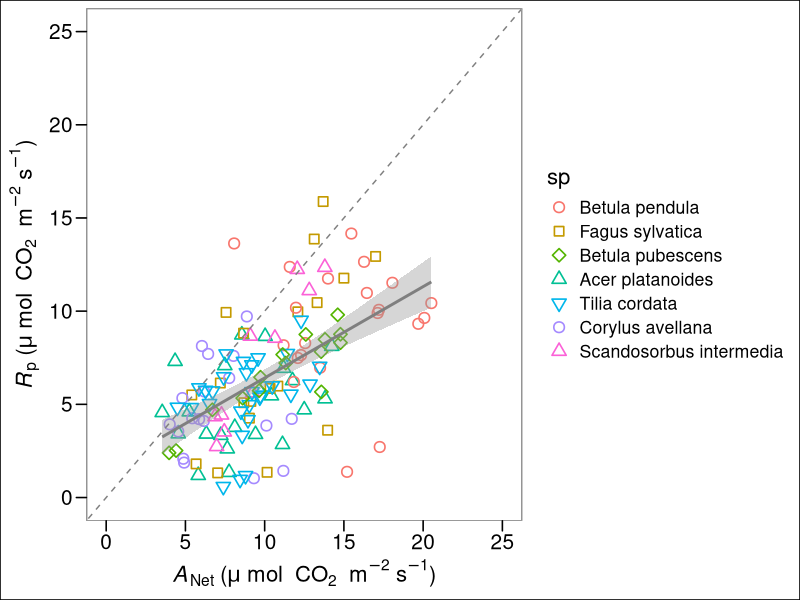
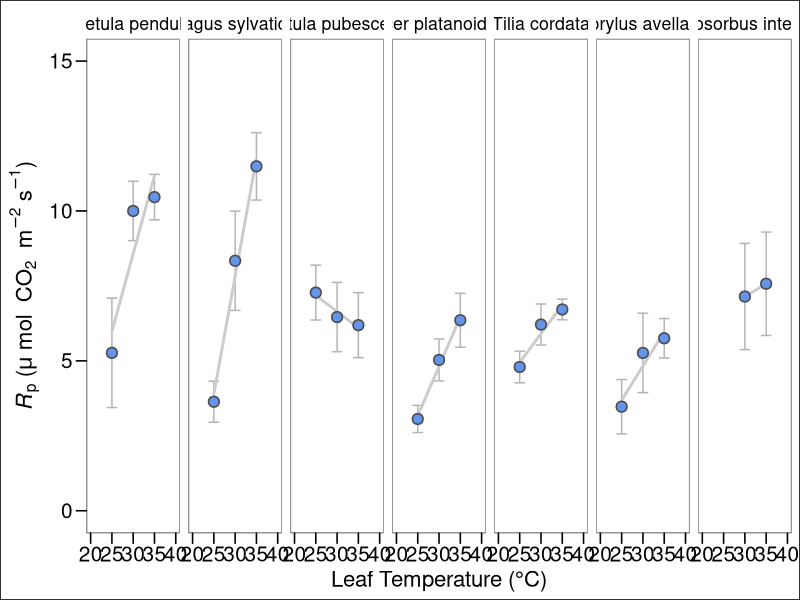
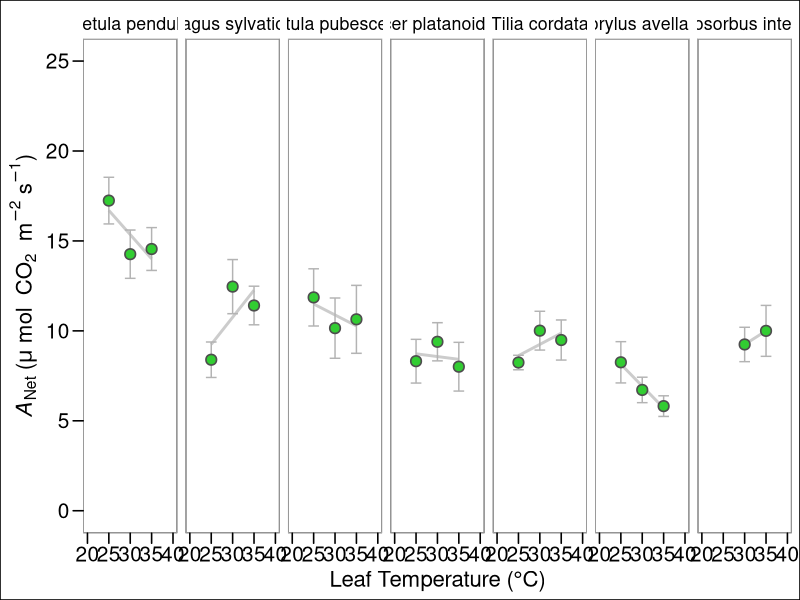
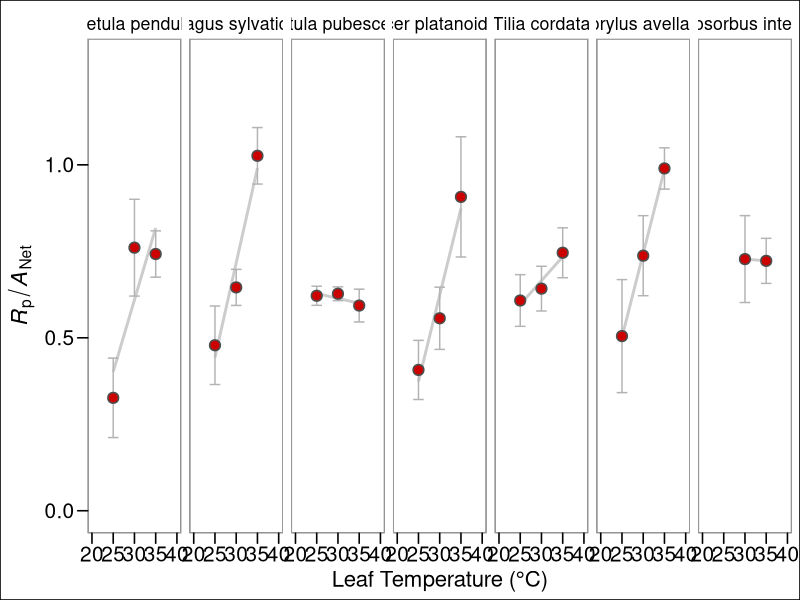
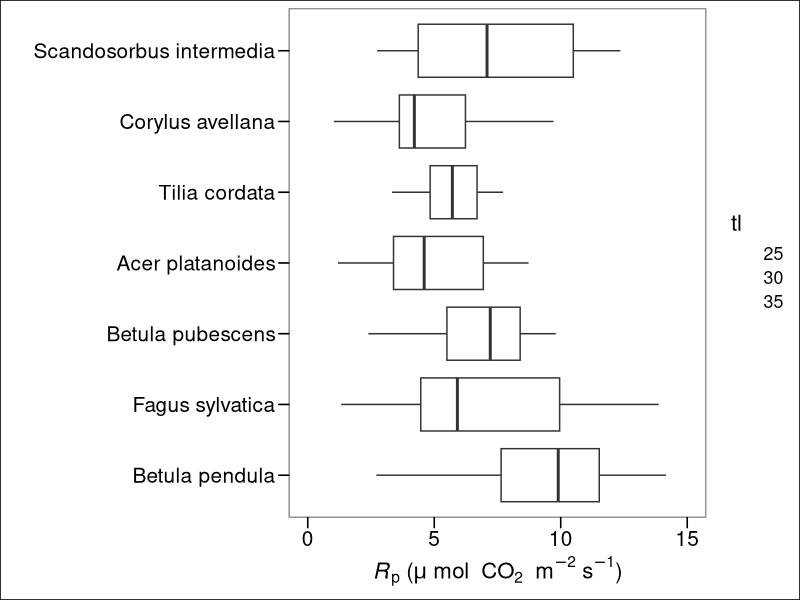
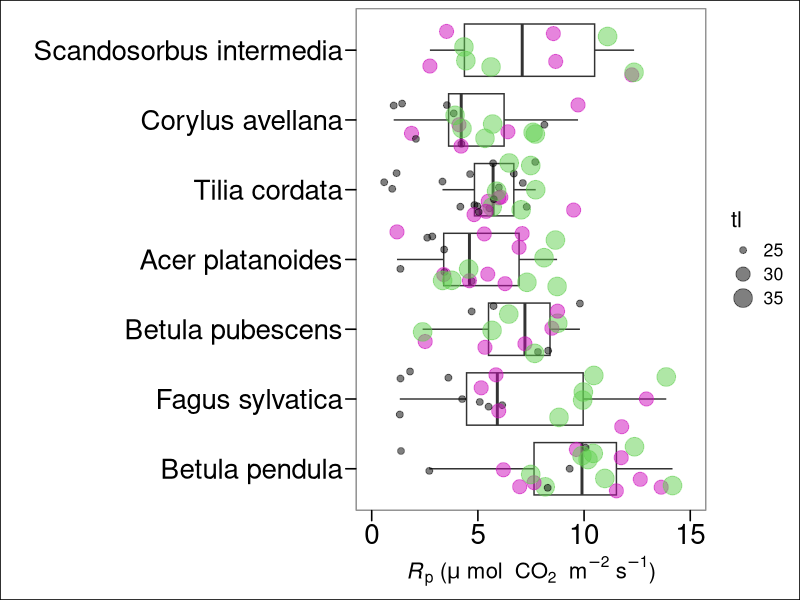
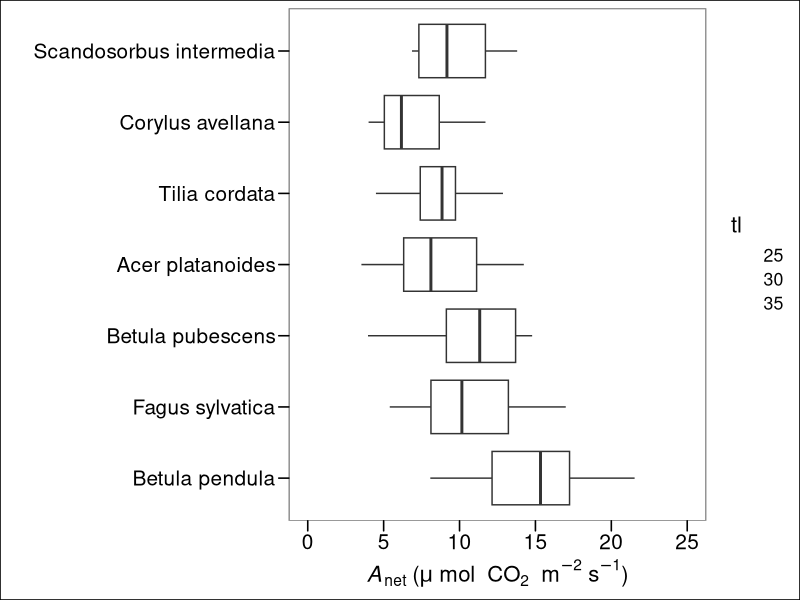
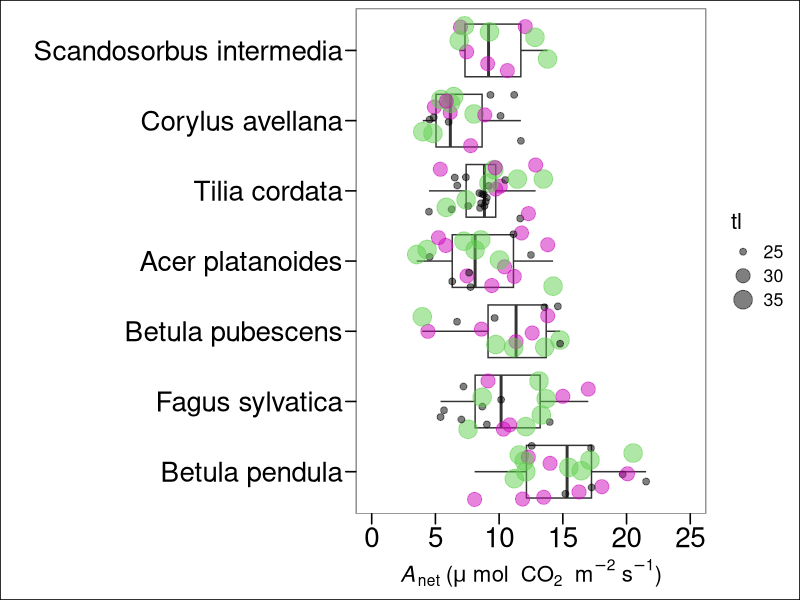

Here is the R script that generated these plots, in order: (Note: this script raises an error after producing the figures.)
#install.packages("Hmisc", dependencies = T)
#
# packages_to_load <- c("drc", "bbmle", "labelled", "MALDIquant", 
#                      "magicfor", "ggplot2", "ggpubr", "ggpmisc", "tidyverse", #"broom", 
#                     "Hmisc", "plotly", "PairedData", "DescTools", 
#                     "generalhoslem", "graphics", "nls2", "plyr",
#                     "ggthemes", "ggpubr", "signal", "segmented")
#
# lapply(packages_to_load, library, character.only = TRUE)

## lable ----
ytleaf          <- expression("T"["leaf"]~degree~"C")
photorate       <- expression("" ~mu ~ mol ~ "CO"[2]~m^{-2} ~ "s"^{-1})
labrsq          <- expression(R^{2}~"=")
labvpdl         <- "VPD (kPa)"
lab_photo       <- expression(paste(italic(A)[Net], ' (', mu * ~'mol'~ " CO"[2]~' m'^{-2}*' s'^{-1}*')'))
lab_photo1      <- expression(paste(italic(A)[Net], ' (', mu * 'mol m'^{-2}*'s'^{-1}*')'))
lab_Tleaf       <- expression(paste("Leaf temperature (", degree,"C)"))
labcond         <- expression("g"["s"]~~"in"~mol~H[2]*O~m^{-2}~s^{-1})
labcond1        <- expression("Conductance to "~H[2]*O~"in"~mol~H[2]*O~m^{-2}~s^{-1})
labtrmmol       <- expression("E"~~"in"~mol~H[2]*O~m^{-2}~s^{-1})
etrrate         <- expression("" ~mu ~ mol ~"photon" ~m^{-2} ~ "s"^{-1})
photorate       <- expression("" ~mu ~ mol ~ "CO"[2]~m^{-2} ~ "s"^{-1})
labgs           <- expression(paste(italic(g[s])*" ("~mol[H[2]*O]~m^{-2}~s^{-1}~")"))


## data processing ---- Load ONE of the following csv's


# Species
df <- read.csv("Data/Uppsala-2024-Summer-Photorespiration-SpotMes-TreeSpp.csv", header = T, stringsAsFactors = T, sep = ";")


# Ecotypes

df <- read.csv("Data/Uppsala-2024-Summer-Photorespiration-SpotMes-Birch-Ecotypes.csv", header = T, stringsAsFactors = T, sep = ";")


###### Photorespiration rate calculation loop -----------------------------------------------------

## use the following filters as necessary
df     <- subset(df, dq == "yes") # eliminates unreliable values.

df$pairid <- paste0(df$sprp, "-", df$setTleaf)

df$pairid <- as.factor(df$pairid)


length(unique(df$pairid))       # individual runs + season

dflist    <-   split(df,list(df$pairid))
dflist    <-   split(df,unique(list(df$pairid)))
dflist    <-   dflist[sapply(dflist, nrow)>0] 

setwd("output")


correct_RD <- function(data, output_path){
  
  ColumnNames <- c("sp","treeid","setTleaf",
             "anet.21p",    
             "anet.0p",
             "Rd",
             "corranet",
             "anet.delta",
             "pr.CO2", 
             "pr.real",
             "pr.percent",    
             "gsw.21p",    
             "gsw.0p",     
             "gsw.delta",  
             "gsw.percent",
             "E.21p",     
             "E.0p",      
             "E.delta",   
             "E.percent", 
             "ETR.21p",     
             "ETR.0p",
             "ETR.delta",   
             "ETR.percent",
             "JT",
             "JO1",
             "JC1",
             "JO2",
             "JC2",
             "JO1.percent",
             "JC1.percent",
             "JO2.percent",
             "JC2.percent",
             "NPQ.21p",
             "NPQ.0p",
             "NPQ.delta",
             "NPQ.percent")
  
  output_data <- data.frame(matrix(nrow = 0, ncol = length(ColumnNames)))
  names(output_data) <- ColumnNames

  for(dataIdx in 1:length(data)){
    
    speciesdata <- data[[dataIdx]]
    if(nrow(speciesdata) != 2){
      print(names(dflist)[dataIdx])
      print(nrow(speciesdata))
      next
    }
    
    
    sp               <-     speciesdata$sp[1]
    treeid           <-     speciesdata$treeid[1]
    setTleaf         <-     speciesdata$setTleaf[1]
    
    p21              <-     subset(speciesdata, olev == "21p")    
    p0               <-     subset(speciesdata, olev == "0p")
    
    anet.21p         <-     p21$A
    anet.0p          <-     p0$A
     
    
    # Calculate corrected Anet. The values for slope and intercept       where calculated using values taken from the literature. 
    
    Rd               <-      0.05554*anet.21p+ 0.11395 
    corranet         <-      anet.21p-Rd          
    # "corranet" is Anet corrected for Rd
    
    
    anet.delta       <-      anet.0p - anet.21p
    pr.CO2           <-      anet.delta * 0.5
    pr.real          <-      anet.delta + pr.CO2
    pr.percent       <-      pr.real/anet.21p
    
    gsw.21p          <-      p21$gsw
    gsw.0p           <-      p0$gsw
    gsw.delta        <-      p0$gsw - p21$gsw
    gsw.percent      <-      gsw.delta/p21$gsw
    
    
    E.21p            <-      p21$E
    E.0p             <-      p0$E
    E.delta          <-      p0$E - p21$E
    E.percent        <-      E.delta/p21$E
    
    
    ETR.21p          <-      p21$ETR
    ETR.0p           <-      p0$ETR
    ETR.delta        <-      p0$ETR - p21$ETR
    ETR.percent      <-      ETR.delta/p21$ETR
    JT               <-      ETR.21p + ETR.0p
    JO1              <-      pr.percent * JT
    JC1              <-      JT-JO1
    JO2              <-      ((2/3)*(JT-4*(anet.21p)))
    JC2              <-      ((1/3)*(JT+8*(anet.21p)))
    JO1.percent      <-      JO1/JT
    JC1.percent      <-      JC1/JT
    JO2.percent      <-      JO2/JT
    JC2.percent      <-      JC2/JT
    
    
    NPQ.21p          <-      p21$NPQ
    NPQ.0p           <-      p0$NPQ
    NPQ.delta        <-      NPQ.0p - NPQ.21p
    NPQ.percent      <-      NPQ.delta/NPQ.21p
    
    new_data = data.frame(as.character(sp),
                          as.character(treeid),
                          as.character(setTleaf), 
                          anet.21p,    
                          anet.0p,     
                          Rd, 
                          corranet,
                          anet.delta,
                          pr.CO2,
                          pr.real,
                          pr.percent,
                          gsw.21p,    
                          gsw.0p,     
                          gsw.delta,  
                          gsw.percent,
                          p21$E,     
                          E.0p,      
                          E.delta,   
                          E.percent, 
                          ETR.21p,     
                          ETR.0p,   
                          ETR.delta,   
                          ETR.percent,
                          JT,
                          JO1,
                          JC1,
                          JO2,
                          JC2,
                          JO1.percent,
                          JC1.percent,
                          JO2.percent,
                          JC2.percent,
                          NPQ.21p,
                          NPQ.0p,
                          NPQ.delta, 
                          NPQ.percent)
    
    names(new_data) <- names(output_data)
    output_data <- rbind(output_data, new_data)
    
    
  }
  
  file_path = paste(output_path, "species-output.csv", sep = "/")
  if(!dir.exists(output_path)){
    dir.create(output_path, recursive = T)
  }
  
  
  index <- 1
  while(file.exists(file_path)){
    file_path <- paste(output_path, paste("species-output", as.character(index), ".csv", sep =""), sep = "/")
    index = index + 1
  }
 
  

  write.table(output_data, file = file_path, 
              row.names = FALSE, col.names = T, sep = ";")
}

correct_RD(dflist, "./")


####### plotting output -------


outs <- read.csv("species-output.csv", stringsAsFactors = T, sep = ";")

outs$sp <- factor(outs$sp, levels = c(
  "Betula pendula",         
  "Fagus sylvatica",         
  "Betula pubescens",       
  "Acer platanoides", 
  "Tilia cordata",
  "Corylus avellana",       
  "Scandosorbus intermedia"))



# Making the table for the concatenated PR values for each species and each temperature point.
library(stats)
library(base)
library(dplyr)
library(ggplot2)




## Plotting absolute Rp over temp##---------------------------------###

## Figure 1A ----
svg(filename = "pr-raw-new.svg", width = 16, height = 4.5, bg = "transparent")
absolute.table <- outs %>%
  group_by(sp, setTleaf) %>%
  summarise(pr.real.avg = mean(pr.real),
            se = sd(pr.real)/ sqrt(length(pr.real)))

ggplot(absolute.table, aes(y = pr.real.avg, x=setTleaf, group=sp))+
  geom_errorbar(aes(ymin=pr.real.avg-se, ymax=pr.real.avg+se),col ="grey70", width= 2.5)+ #pmin can be used to cap the ymax. (e.g., pmin(pr.real.avg+se, 1.0))
  geom_smooth(se = F, method="lm", col = "grey80")+
  geom_point(col="grey30", size = 3, pch = 21, fill = "cornflowerblue", stroke = 0.85)+
  # stat_regline_equation(data = outs, aes(x = setTleaf, y=pr.real, label = paste(..eq.label.., ..adj.rr.label.., paste("p = ", ..p.value..), sep = "~~~")),
  # formula = y~x,
  # label.x =22, label.y = 1.5)+
  facet_wrap(~sp, ncol = 7) +
  scale_y_continuous(limits = c(0, 15), name = expression(paste(italic(R)[p], ' (', mu * ~'mol'~ " CO"[2]~' m'^{-2}*' s'^{-1}*')')))+
  scale_x_continuous(limits = c(20,40), name = "Leaf Temperature (°C)")+
  ggthemes::theme_base() +
theme(axis.text.y = element_text(size = 15), 
      axis.text.x = element_text(size = 15),
      panel.border = element_rect(color = "grey70"))
dev.off()


### Plot showing Anet 21p over temp##-------------------------------###
## Figure 1B ----

svg(filename = "anet21-raw-new.svg", width = 16, height = 4.5, bg = "transparent")

anet.table <- outs %>%
  group_by(sp, setTleaf) %>%
  summarise(anet.21p.avg = mean(anet.21p),
            se = sd(anet.21p) / sqrt(length(anet.21p)))

ggplot(anet.table, aes(y = anet.21p.avg, x=setTleaf, group=sp))+
  geom_smooth(se = F, method="lm", col = "grey80")+
  geom_errorbar(aes(ymin=anet.21p.avg-se, ymax=anet.21p.avg+se),col ="grey70", width= 2.5) +
  geom_point(col="grey30", size = 3, pch = 21, fill = "limegreen", stroke = 0.85)+
  # stat_regline_equation(data = outs, aes(x = setTleaf, y=anet.21p, label = paste(..eq.label.., ..adj.rr.label.., paste("p = ", ..p.value..), sep = "~~~")),
  # formula = y~x,
  # label.x =22, label.y = 1.5)+
  facet_wrap(~sp, ncol = 7) +
  scale_y_continuous(limits = c(0, 25), name = expression(paste(italic(A)[Net], ' (', mu * ~'mol'~ " CO"[2]~' m'^{-2}*' s'^{-1}*')')))+
  scale_x_continuous(limits = c(20,40), name = "Leaf Temperature (°C)")+
  ggthemes::theme_base()+
  theme(axis.text.y = element_text(size = 15), 
        axis.text.x = element_text(size = 15),
        panel.border = element_rect(color = "grey70"))
dev.off()





###Plot of pr.percent##-----------------------------------------###
svg(filename = "pr-percent-new.svg", width = 16, height = 4.5, bg = "transparent")



percent.table <- outs %>%
  group_by(sp, setTleaf) %>%
  summarise(pr.percent.avg = mean(pr.percent),
            se = sd(pr.percent)/ sqrt(length(pr.percent)))


ggplot(percent.table, aes(y = pr.percent.avg, x=setTleaf, group=sp))+
  #pmin can be used to cap the ymax. (e.g., pmin(pr.real.avg+se, 1.0))
  geom_smooth(se = F, method="lm", col = "grey80")+
  # ggpmisc::stat_poly_eq(
  #   data = outs,
  #   formula = y ~ x,
  #   aes(x = setTleaf, y = pr.percent, label = paste(after_stat(p.value.label), sep = "~~~")),
  #   label.x = 22,
  #   label.y = 1.5,
  # )+
  geom_errorbar(aes(ymin=pr.percent.avg-se, ymax=pr.percent.avg+se),col ="grey70", width= 2.5)+
  geom_point(col="grey30", size = 3, pch = 21, fill = "red3", stroke = 0.85)+
  # stat_regline_equation(data = outs, aes(x = setTleaf, y=pr.real, label = paste(..eq.label.., ..adj.rr.label.., paste("p = ", ..p.value..), sep = "~~~")),
  # formula = y~x,
  # label.x =22, label.y = 1.5)+
  facet_wrap(~sp, ncol = 7)+
  scale_y_continuous(limits = c(0, 1.3), name = 
                       expression(paste(italic(R)[p]/italic(A)[Net])))+
  scale_x_continuous(limits = c(20,40), name = "Leaf Temperature (°C)")+
  ggthemes::theme_base() +
  theme(axis.text.y = element_text(size = 15), 
        axis.text.x = element_text(size = 15),
        panel.border = element_rect(color = "grey70")) 
dev.off()


##---------------------------------------------------------##


###########

outs$tl <- as.factor(outs$setTleaf)



## photorespiration across species boxplot (ignoring temp). First one is for just the relationship, the second one shows the temperature spread.

svg(filename = "Rp-species.svg", width = 12, height = 6, bg = "transparent")

ggplot(outs, aes(y = pr.real, x=sp)) +
  geom_boxplot(aes(x = sp, y = pr.real), outliers =  F)  +
  geom_jitter(aes(size = tl),  color = "grey", alpha = 0) +
  
  xlab(" ") +
  scale_y_continuous(limits = c(0,15), 
                     name = expression(paste(italic(R)[p], ' (', mu * ~'mol'~ " CO"[2]~' m'^{-2}*' s'^{-1}*')')))+
  ggthemes::theme_base()+
  theme(axis.text.y = element_text(size = 15), 
        axis.text.x = element_text(size = 15),
        panel.border = element_rect(color = "grey70")) +
  coord_flip()
dev.off()



svg(filename = "Rp-species-spotted.svg", width = 12, height = 6, bg = "transparent")

ggplot(outs, aes(y = pr.real, x=sp)) +
  geom_boxplot(aes(x = sp, y = pr.real), outliers =  F)  +
  geom_jitter(aes(size = tl), color = as.factor(outs$setTleaf), alpha = 0.5) +
  xlab(" ") +
  scale_y_continuous(limits = c(0,15), 
                     name = expression(paste(italic(R)[p], ' (', mu * ~'mol'~ " CO"[2]~' m'^{-2}*' s'^{-1}*')')))+
  ggthemes::theme_base()+
  theme(axis.text.y = element_text(size = 20), 
        axis.text.x = element_text(size = 20),
        panel.border = element_rect(color = "grey70")) +
  coord_flip()
dev.off()



###------- Mixed effects models for Rp----##

mod4 <- nlme::lme(pr.real ~  sp, data = outs, 
                  random = ~1|treeid, 
                  method = "REML", 
                  na.action=na.omit) ; anova(mod4)

mod4 <- nlme::lme(pr.real ~  setTleaf, data = outs, 
                  random = ~1|sp, 
                  method = "REML", 
                  na.action=na.omit) ; anova(mod4)

mod4 <- nlme::lme(pr.real ~  sp * setTleaf, data = outs, 
                  random = ~1|treeid, 
                  method = "REML", 
                  na.action=na.omit) ; anova(mod4)

###----Test for pr.percent----------------#####


mod6 <- nlme::lme(pr.percent ~  sp, data = outs, 
                  random = ~1|treeid, 
                  method = "REML", 
                  na.action=na.omit) ; anova(mod6)

mod6 <- nlme::lme(pr.percent ~  setTleaf, data = outs, 
                  random = ~1|sp, 
                  method = "REML", 
                  na.action=na.omit) ; anova(mod6)


mod6 <- nlme::lme(pr.percent ~  sp * setTleaf, data = outs, 
                  random = ~1|treeid, 
                  method = "REML", 
                  na.action=na.omit) ; anova(mod6)


#------------------------------#


## photosynthesis across species boxplot (ignoring temp). First one is for just the relationship, the second one shows the temperature spread.

svg(filename = "Anet-species.svg", width = 12, height = 6, bg = "transparent")

ggplot(outs, aes(y = anet.21p, x=sp)) +
  geom_boxplot(aes(x = sp, y = anet.21p), outliers =  F)  +
  geom_jitter(aes(size = tl),  color = "grey", alpha = 0) +
  
  xlab(" ") +
  scale_y_continuous(limits = c(0,25), 
                     name = expression(paste(italic(A)[net], ' (', mu * ~'mol'~ " CO"[2]~' m'^{-2}*' s'^{-1}*')')))+
  ggthemes::theme_base()+
  theme(axis.text.y = element_text(size = 15), 
        axis.text.x = element_text(size = 15),
        panel.border = element_rect(color = "grey70")) +
  coord_flip()
dev.off()


svg(filename = "Anet-species-spotted.svg", width = 12, height = 6, bg = "transparent")

ggplot(outs, aes(y = anet.21p, x=sp)) +
  geom_boxplot(aes(x = sp, y = anet.21p), outliers =  F)  +
  geom_jitter(aes(size = tl), color = as.factor(outs$setTleaf), alpha = 0.5) +
  xlab(" ") +
  scale_y_continuous(limits = c(0,25), 
                     name = expression(paste(italic(A)[net], ' (', mu * ~'mol'~ " CO"[2]~' m'^{-2}*' s'^{-1}*')')))+
  ggthemes::theme_base()+
  theme(axis.text.y = element_text(size = 20), 
        axis.text.x = element_text(size = 20),
        panel.border = element_rect(color = "grey70")) +
  coord_flip()
dev.off()


###------- Mixed effects models for Anet----##

mod5 <- nlme::lme(anet.21p ~  sp, data = outs, 
                  random = ~1|treeid, 
                  method = "REML", 
                  na.action=na.omit) ; anova(mod5)

mod5 <- nlme::lme(anet.21p ~  setTleaf, data = outs, 
                  random = ~1|sp, 
                  method = "REML", 
                  na.action=na.omit) ; anova(mod5)

mod5 <- nlme::lme(anet.21p ~  sp * setTleaf, data = outs, 
                  random = ~1|treeid, 
                  method = "REML", 
                  na.action=na.omit) ; anova(mod5)






### plotting averages 

pt <- outs %>%
  group_by(sp, setTleaf) %>%
  summarise(pr = mean(pr.real),
            prse = sd(pr.real)/sqrt(length(pr.real)),
            ps = mean(anet.21p),
            psse = sd(anet.21p)/ sqrt(length(anet.21p)))




svg(filename = "Rp-over-Anet-alltemp.svg", width = 10, height = 3.3, bg = "transparent")

ggplot(pt, aes(y = pr, x=ps, color = sp)) +
  geom_smooth(se = T, method="lm", col = "grey80") +
  geom_point(size = 3, stroke = 0.85, aes(color = sp, shape = sp)) +
  scale_x_continuous(limits = c(0, 20), 
                     name = expression(paste(italic(A)[Net], ' (', mu * ~'mol'~ " CO"[2]~' m'^{-2}*' s'^{-1}*')'))) +
  scale_y_continuous(limits = c(0,20), 
                     name = expression(paste(italic(R)[p], ' (', mu * ~'mol'~ " CO"[2]~' m'^{-2}*' s'^{-1}*')'))) +
  ggthemes::theme_base() +
  geom_errorbar(aes(ymin=pr-prse, ymax=pr+prse)) +
  geom_errorbarh(aes(xmin=ps-psse, xmax=ps+psse)) + 
  theme(axis.text.y = element_text(size = 15),
        axis.text.x = element_text(size = 15),
        panel.border = element_rect(color = "grey70")) +
  scale_shape_manual(values = c(21,22,23,24,25,1,2))+
  geom_abline(slope = 1, linetype = "dashed", color = "grey50") + 
  geom_point(size = 3, stroke = 0.85, aes(color = sp, shape = sp)) +
  facet_wrap(~setTleaf)

dev.off()


# Does higher photorespiration rates = higher photosynthesis rates??? (spoiler, yes)



#### all replicates plotted - donot use. 

# svg(filename = "Rp-over-Anet.svg", width = 7, height = 4.5, bg = "transparent")
outs$st <- as.factor(outs$setTleaf)
ggplot(outs, aes(y = pr.real, x=anet.21p)) +
  geom_point(size = 3, 
             stroke = 0.85, aes(color = sp, shape = sp)) +
  geom_smooth(se = T, method="lm", col = "grey50") +
  scale_x_continuous(limits = c(0, 25), 
                     name = expression(paste(italic(A)[Net], ' (', mu * ~'mol'~ " CO"[2]~' m'^{-2}*' s'^{-1}*')'))) +
  scale_y_continuous(limits = c(0,25), 
                     name = expression(paste(italic(R)[p], ' (', mu * ~'mol'~ " CO"[2]~' m'^{-2}*' s'^{-1}*')')))+
  ggthemes::theme_base()+
  theme(axis.text.y = element_text(size = 15), 
        axis.text.x = element_text(size = 15),
        panel.border = element_rect(color = "grey70")) +
  scale_shape_manual(values = c(21,22,23,24,25,1,2)) +
  geom_abline(slope = 1, linetype = "dashed", color = "grey50") 
dev.off()

#---------------------------------------------------------------------#

# svg(filename = "Rp-over-Anet-alltemp.svg", width = 16, height = 4.5, bg = "transparent")

#### all replicates plotted - donot use. 


ggplot(outs, aes(y = pr.real, x=anet.21p, color = sp)) +
  geom_smooth(data = outs, mapping = aes(y=pr.real, x=anet.21p), 
              se = T, method="lm", col = "grey80") +
  geom_point(size = 3, 
             stroke = 0.85, aes(color = sp, shape = sp)) +
  scale_x_continuous(limits = c(0, 25), 
                     name = expression(paste(italic(A)[Net], ' (', mu * ~'mol'~ " CO"[2]~' m'^{-2}*' s'^{-1}*')'))) +
  scale_y_continuous(limits = c(0,25), 
                     name = expression(paste(italic(R)[p], ' (', mu * ~'mol'~ " CO"[2]~' m'^{-2}*' s'^{-1}*')')))+
  ggthemes::theme_base()+
  theme(axis.text.y = element_text(size = 15), 
        axis.text.x = element_text(size = 15),
        panel.border = element_rect(color = "grey70")) +
  scale_shape_manual(values = c(21,22,23,24,25,1,2))+
  geom_abline(slope = 1, linetype = "dashed", color = "grey50") +
  facet_wrap(~setTleaf)
dev.off()


######  Creating the dataframes for each temperature for the models ----

outs25 <- subset(outs, setTleaf == 25)
outs30 <- subset(outs, setTleaf == 30)
outs35 <- subset(outs, setTleaf == 35)


######  Rp against Anet split by temperature ----

mod6 <- nlme::lme(pr.real ~  anet.21p, data = outs, 
                 random = ~1|sp, 
                 method = "REML", 
                 na.action=na.omit) ; anova(mod6)


mod7 <- nlme::lme(pr.real ~  anet.21p, data = outs25, 
                  random = ~1|sp, 
                  method = "REML", 
                  na.action=na.omit) ; anova(mod7)

mod7 <- nlme::lme(pr.real ~  anet.21p, data = outs30, 
                  random = ~1|sp, 
                  method = "REML", 
                  na.action=na.omit) ; anova(mod7)

mod7 <- nlme::lme(pr.real ~  anet.21p, data = outs35, 
                  random = ~1|sp, 
                  method = "REML", 
                  na.action=na.omit) ; anova(mod7)













#-------------------------------#



#Box plots of pr.percent across the leaf temperatures

ggplot(outs, aes(y = pr.percent, x=tl, color=tl)) +
  geom_boxplot(aes(x = tl, y = pr.percent, fill = setTleaf)) +
  geom_jitter() +
  scale_x_continuous(limits = c(20, 40), 
                     name = "Leaf Temperature (°C)") +
  scale_y_continuous(limits = c(0,15), 
                     name = expression(paste(italic(R)[p], ' (', mu * ~'mol'~ " CO"[2]~' m'^{-2}*' s'^{-1}*')')))+
  ggthemes::theme_base()+
  theme(axis.text.y = element_text(size = 15), 
        axis.text.x = element_text(size = 15),
        panel.border = element_rect(color = "grey70"))


#-------- boxplot of Rp over temperature ----_#
svg(filename = "Rp-over-temp-box.svg", width = 16, height = 4.5, bg = "transparent")


ggplot(outs, aes(y = pr.real, x=tl)) +
  geom_boxplot(aes(x = tl, y = pr.real)) +
  geom_jitter(aes(color = sp)) +
  xlab("Leaf Temperature (°C)") +
  scale_y_continuous(limits = c(0,15), 
                     name = expression(paste(italic(R)[p], ' (', mu * ~'mol'~ " CO"[2]~' m'^{-2}*' s'^{-1}*')')))+
  ggthemes::theme_base()+
  theme(axis.text.y = element_text(size = 15), 
        axis.text.x = element_text(size = 15),
        panel.border = element_rect(color = "grey70"))
dev.off()







###### STATISTICAL TESTS #########


## example model fits nlme ---- 

# Here we are running a for loop testing     the relationship between species, setTleaf and the combined effect of them (I.e the temperature response of species), against pr.real (Absolute photorespiration rates ("10")), pr.percent (Proportional photorespiration rates ("11")), anet.21p (Ambient photosynthesis rates ("4")), anet.0p (O2-free photosynthesis rates ("5")) and JO2.percent (proportional oxygenation rates calculated using ETR only ("31)).


colindeces <- c(10, 11, 4, 5, 31)
colindeces <- c(10)
method.slope <- c()
value.slope <- c()
species.slope <- c()

names(outs)[colindeces[1]]

for (index in 1:length(colindeces)){
  
  
  independentVariable = outs[,colindeces[index]] 
  
  mod1 <- nlme::lme(independentVariable ~  sp , data = outs, 
                    random = ~1|treeid, 
                    method = "REML", 
                    na.action=na.omit) ; anova(mod1)
  print(paste("This analysis is based on :", names(outs)[colindeces[index]]))
  print(summary(mod1))
  
  mod1 <- nlme::lme(independentVariable ~  setTleaf , data = outs, 
                    random = ~1|sp, 
                    method = "REML", 
                    na.action=na.omit) ; anova(mod1)
  
  print(paste("This analysis is based on :", names(outs)[colindeces[index]]))
  print(summary(mod1))
  
  mod1 <- nlme::lme(independentVariable ~  sp * setTleaf, 
                    data = outs, 
                    random = ~1|treeid, 
                    method = "REML", 
                    na.action=na.omit) ; anova(mod1)
  
  print(paste("This analysis is based on :", names(outs)[colindeces[index]]))
  print(summary(mod1))
  
  
  print("----------------------------------------------------------------")
}


outs25 <- subset(outs, setTleaf == 25)
outs30 <- subset(outs, setTleaf == 30)
outs35 <- subset(outs, setTleaf == 35)



######----


######  Rp against species split by treeid nested for each temp point ----
 mod4 <- nlme::lme(pr.real ~  sp, data = outs25, 
                   random = ~1|treeid, 
                   method = "REML", 
                   na.action=na.omit) ; anova(mod4)
 
 mod4 <- nlme::lme(pr.real ~  sp, data = outs30, 
                   random = ~1|treeid, 
                   method = "REML", 
                   na.action=na.omit) ; anova(mod4)
 
 mod4 <- nlme::lme(pr.real ~  sp, data = outs35, 
                   random = ~1|treeid, 
                   method = "REML", 
                   na.action=na.omit) ; anova(mod4)
 

mod4 <- nlme::lme(pr.real ~  anet.21p * setTleaf, data = outs, 
                  random = ~1|sp, 
                  method = "REML", 
                  na.action=na.omit) ; anova(mod4)




library(tidyr)

long_data <- outs %>%
  gather(key = "method", value = "y", pr.percent, JO2.percent)

# Fit a model with an interaction term between method and setTleaf
long_model <- lm(y ~ sp * setTleaf * method, data = long_data)

# Check the model summary
summary(long_model)


# Fit the model with and without the interaction term between method and setTleaf
model_interaction <- lm(y ~ sp * setTleaf * method, data = long_data)
model_no_interaction <- lm(y ~ sp * setTleaf + method, data = long_data)

# Compare the models using a likelihood ratio test
anova(model_no_interaction, model_interaction)

# Visualize the comparison
library(ggplot2)
ggplot(long_data, aes(x = setTleaf, y = y, color = method)) +
  geom_point() +
  geom_smooth(method = "lm", se = FALSE) +  # Add linear regression lines
  facet_wrap(~sp)+
  labs(title = "Comparison of Slopes for y1 and y2") +
  theme_minimal()


### post hoc test ------- HSD, honest significant difference 

m7 <- aov(anet.0p ~ sp, data = outs, random = ~1|treeid, method = "REML", na.action=na.omit) ; anova(m7)
par(las=2)
par(mar=c(8,8,2,2)) 
plot(TukeyHSD(m7))


t1 <- TukeyHSD(m7)
t1 <- as.data.frame(t1$sp)
t1$com <- rownames(t1)

rownames(t1) <- NULL
colnames(t1) <- c("prdiff","lwr", "upr","padj", "com")
blah <- subset(t1, padj <= 0.05)
